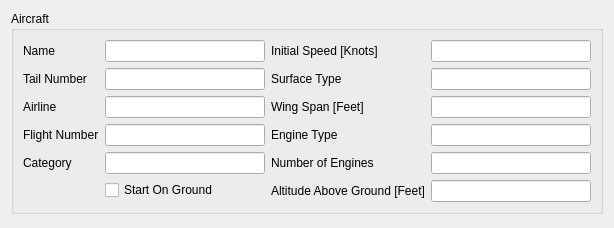
<?xml version="1.0" encoding="UTF-8"?>
<ui version="4.0">
 <class>AircraftTypeWidget</class>
 <widget class="QWidget" name="AircraftTypeWidget">
  <property name="geometry">
   <rect>
    <x>0</x>
    <y>0</y>
    <width>596</width>
    <height>228</height>
   </rect>
  </property>
  <property name="windowTitle">
   <string>Form</string>
  </property>
  <layout class="QGridLayout" name="gridLayout_3">
   <property name="sizeConstraint">
    <enum>QLayout::SetDefaultConstraint</enum>
   </property>
   <item row="1" column="0">
    <spacer name="verticalSpacer">
     <property name="orientation">
      <enum>Qt::Vertical</enum>
     </property>
     <property name="sizeHint" stdset="0">
      <size>
       <width>20</width>
       <height>40</height>
      </size>
     </property>
    </spacer>
   </item>
   <item row="0" column="0">
    <widget class="QGroupBox" name="groupBox_4">
     <property name="minimumSize">
      <size>
       <width>0</width>
       <height>0</height>
      </size>
     </property>
     <property name="title">
      <string>Aircraft</string>
     </property>
     <layout class="QGridLayout" name="gridLayout">
      <item row="0" column="0">
       <layout class="QFormLayout" name="formLayout">
        <item row="0" column="0">
         <widget class="QLabel" name="label_5">
          <property name="text">
           <string>Name</string>
          </property>
         </widget>
        </item>
        <item row="0" column="1">
         <widget class="QLineEdit" name="nameLineEdit">
          <property name="minimumSize">
           <size>
            <width>160</width>
            <height>0</height>
           </size>
          </property>
          <property name="readOnly">
           <bool>true</bool>
          </property>
         </widget>
        </item>
        <item row="1" column="0">
         <widget class="QLabel" name="label_13">
          <property name="text">
           <string>Tail Number</string>
          </property>
         </widget>
        </item>
        <item row="1" column="1">
         <widget class="QLineEdit" name="tailNumberLineEdit">
          <property name="minimumSize">
           <size>
            <width>160</width>
            <height>0</height>
           </size>
          </property>
          <property name="text">
           <string/>
          </property>
          <property name="readOnly">
           <bool>true</bool>
          </property>
         </widget>
        </item>
        <item row="2" column="0">
         <widget class="QLabel" name="label_6">
          <property name="text">
           <string>Airline</string>
          </property>
         </widget>
        </item>
        <item row="2" column="1">
         <widget class="QLineEdit" name="airlineLineEdit">
          <property name="minimumSize">
           <size>
            <width>160</width>
            <height>0</height>
           </size>
          </property>
          <property name="readOnly">
           <bool>true</bool>
          </property>
         </widget>
        </item>
        <item row="3" column="0">
         <widget class="QLabel" name="label_7">
          <property name="text">
           <string>Flight Number</string>
          </property>
         </widget>
        </item>
        <item row="3" column="1">
         <widget class="QLineEdit" name="flightLineEdit">
          <property name="minimumSize">
           <size>
            <width>160</width>
            <height>0</height>
           </size>
          </property>
          <property name="readOnly">
           <bool>true</bool>
          </property>
         </widget>
        </item>
        <item row="4" column="0">
         <widget class="QLabel" name="label_8">
          <property name="text">
           <string>Category</string>
          </property>
         </widget>
        </item>
        <item row="4" column="1">
         <widget class="QLineEdit" name="categoryLineEdit">
          <property name="minimumSize">
           <size>
            <width>160</width>
            <height>0</height>
           </size>
          </property>
          <property name="readOnly">
           <bool>true</bool>
          </property>
         </widget>
        </item>
        <item row="5" column="1">
         <widget class="QCheckBox" name="startOnGroundCheckBox">
          <property name="enabled">
           <bool>true</bool>
          </property>
          <property name="mouseTracking">
           <bool>false</bool>
          </property>
          <property name="focusPolicy">
           <enum>Qt::NoFocus</enum>
          </property>
          <property name="text">
           <string>Start On Ground</string>
          </property>
          <property name="checkable">
           <bool>true</bool>
          </property>
          <property name="checked">
           <bool>false</bool>
          </property>
         </widget>
        </item>
       </layout>
      </item>
      <item row="0" column="1">
       <layout class="QFormLayout" name="formLayout_2">
        <item row="0" column="0">
         <widget class="QLabel" name="label_24">
          <property name="text">
           <string>Initial Speed [Knots]</string>
          </property>
         </widget>
        </item>
        <item row="0" column="1">
         <widget class="QLineEdit" name="initialAirspeedLineEdit">
          <property name="minimumSize">
           <size>
            <width>160</width>
            <height>0</height>
           </size>
          </property>
          <property name="readOnly">
           <bool>true</bool>
          </property>
         </widget>
        </item>
        <item row="1" column="0">
         <widget class="QLabel" name="label_9">
          <property name="text">
           <string>Surface Type</string>
          </property>
         </widget>
        </item>
        <item row="1" column="1">
         <widget class="QLineEdit" name="surfaceTypeLineEdit">
          <property name="minimumSize">
           <size>
            <width>160</width>
            <height>0</height>
           </size>
          </property>
          <property name="text">
           <string/>
          </property>
          <property name="readOnly">
           <bool>true</bool>
          </property>
         </widget>
        </item>
        <item row="2" column="0">
         <widget class="QLabel" name="label_10">
          <property name="text">
           <string>Wing Span [Feet]</string>
          </property>
         </widget>
        </item>
        <item row="2" column="1">
         <widget class="QLineEdit" name="wingSpanLineEdit">
          <property name="minimumSize">
           <size>
            <width>160</width>
            <height>0</height>
           </size>
          </property>
          <property name="text">
           <string/>
          </property>
          <property name="readOnly">
           <bool>true</bool>
          </property>
         </widget>
        </item>
        <item row="3" column="0">
         <widget class="QLabel" name="label_12">
          <property name="text">
           <string>Engine Type</string>
          </property>
         </widget>
        </item>
        <item row="3" column="1">
         <widget class="QLineEdit" name="engineTypeLineEdit">
          <property name="minimumSize">
           <size>
            <width>160</width>
            <height>0</height>
           </size>
          </property>
          <property name="text">
           <string/>
          </property>
          <property name="readOnly">
           <bool>true</bool>
          </property>
         </widget>
        </item>
        <item row="4" column="0">
         <widget class="QLabel" name="label_11">
          <property name="text">
           <string>Number of Engines</string>
          </property>
         </widget>
        </item>
        <item row="4" column="1">
         <widget class="QLineEdit" name="numberOfEnginesLineEdit">
          <property name="minimumSize">
           <size>
            <width>160</width>
            <height>0</height>
           </size>
          </property>
          <property name="text">
           <string/>
          </property>
          <property name="readOnly">
           <bool>true</bool>
          </property>
         </widget>
        </item>
        <item row="5" column="1">
         <widget class="QLineEdit" name="aircraftAltitudeAboveGroundLineEdit">
          <property name="minimumSize">
           <size>
            <width>160</width>
            <height>0</height>
           </size>
          </property>
          <property name="text">
           <string/>
          </property>
          <property name="readOnly">
           <bool>true</bool>
          </property>
         </widget>
        </item>
        <item row="5" column="0">
         <widget class="QLabel" name="label_26">
          <property name="text">
           <string>Altitude Above Ground [Feet]</string>
          </property>
         </widget>
        </item>
       </layout>
      </item>
     </layout>
    </widget>
   </item>
  </layout>
 </widget>
 <resources/>
 <connections/>
</ui>
